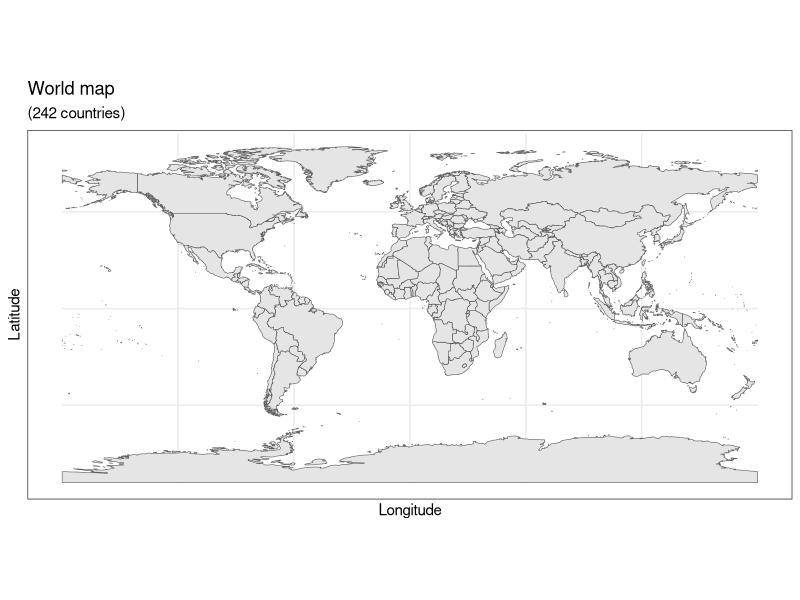
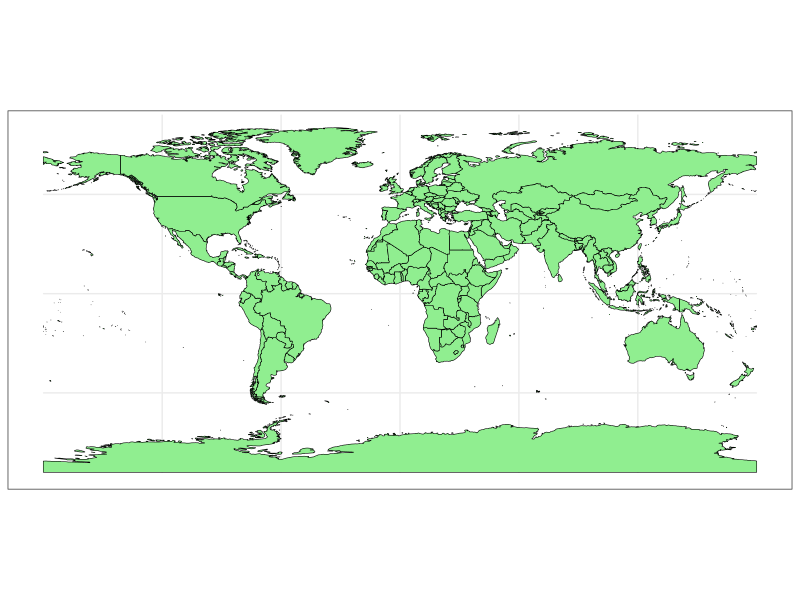
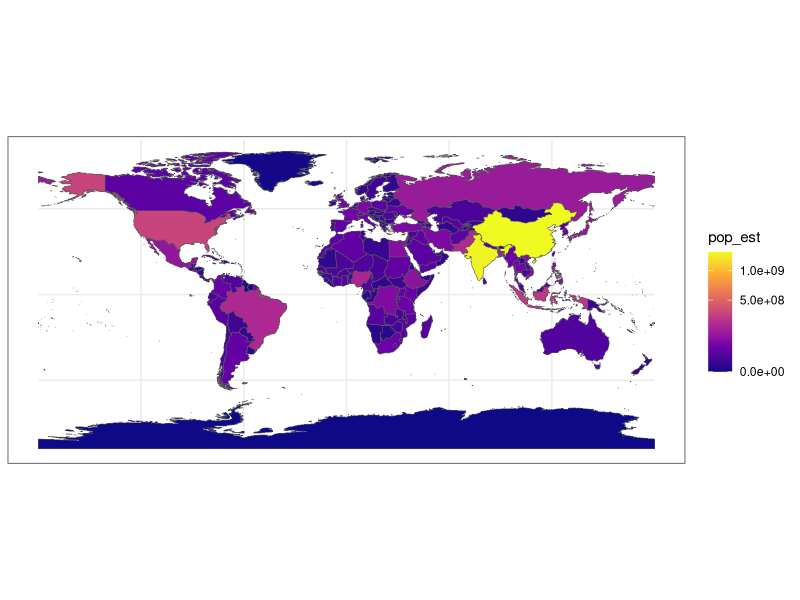
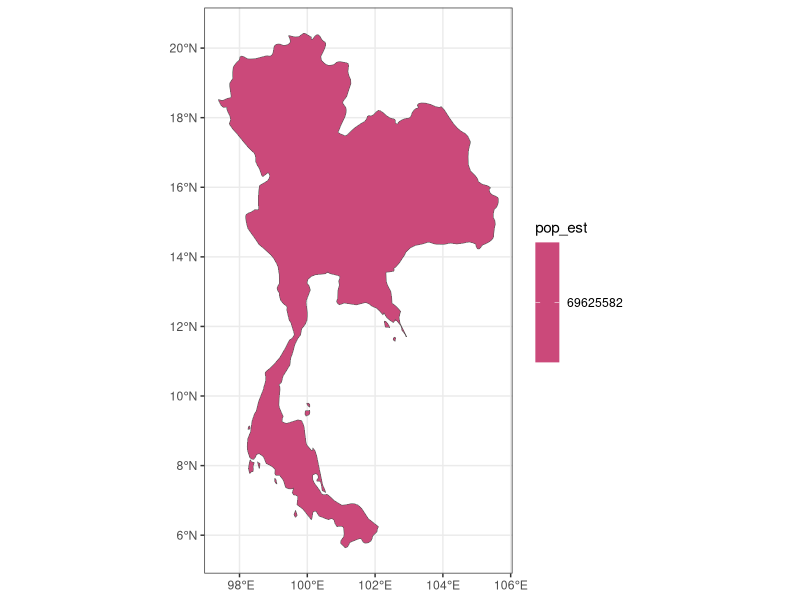
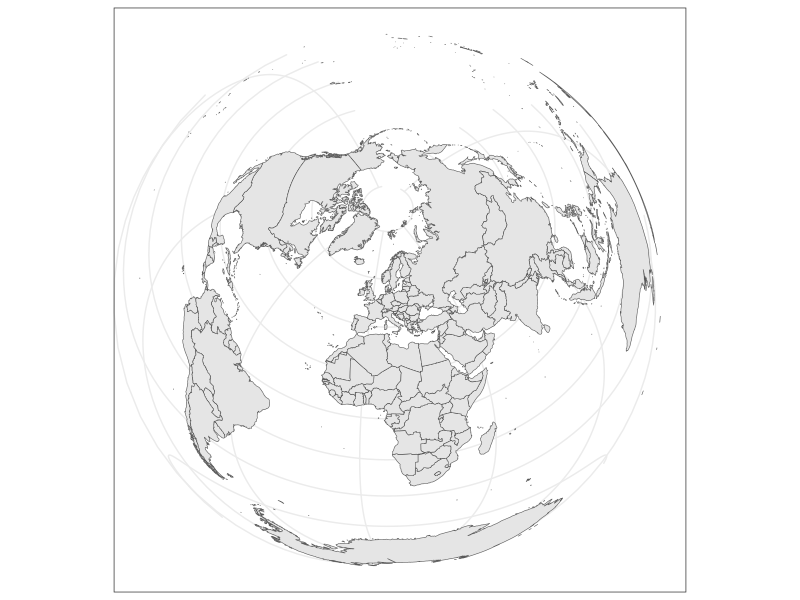
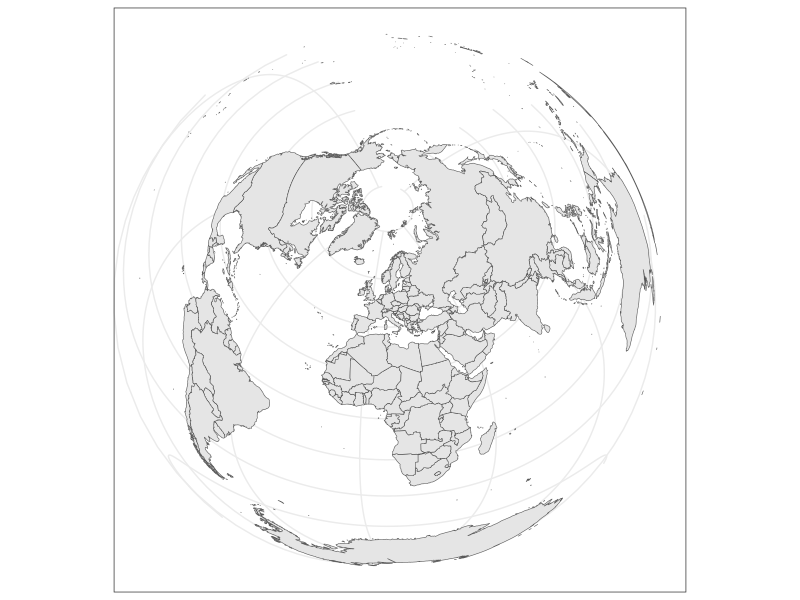
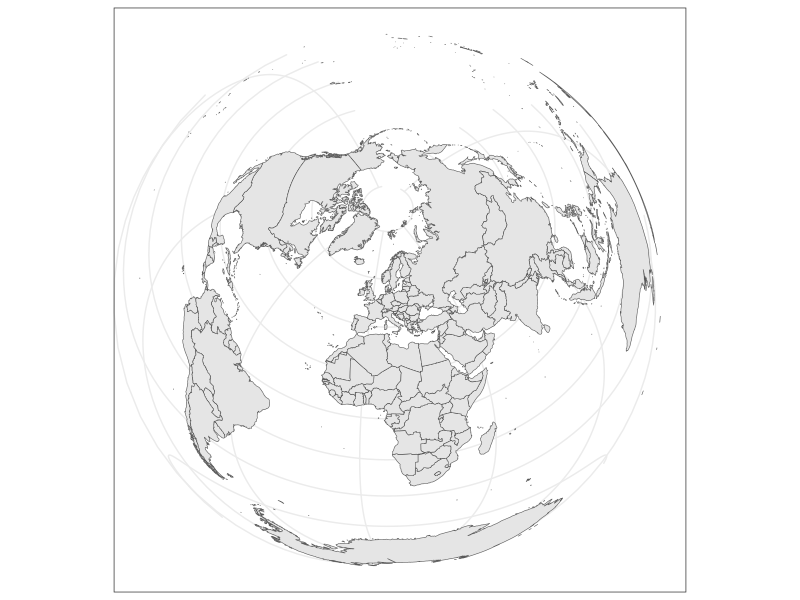
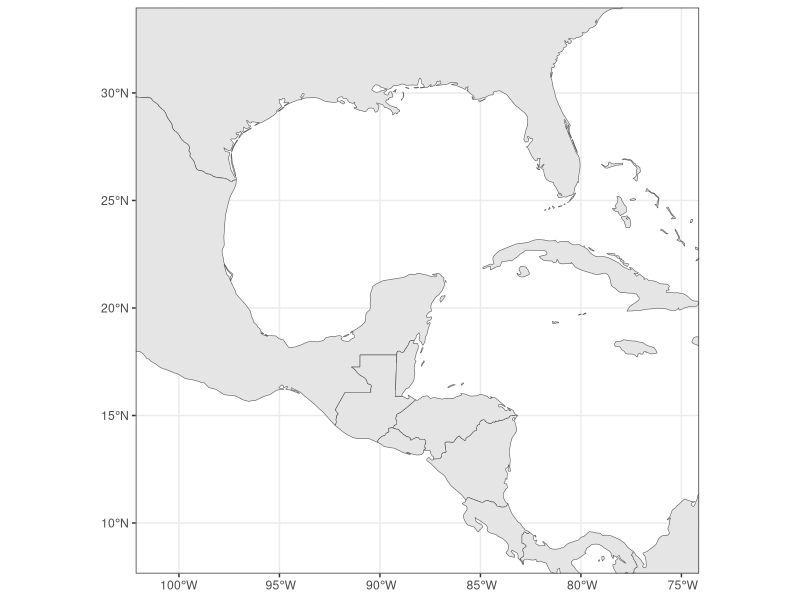

Recreate these plots in R, in order.
# https://www.youtube.com/watch?v=AgWgPSZ7Gp0 ####
library(tidyverse)



# https://r-spatial.org/r/2018/10/25/ggplot2-sf.html ####

library("rnaturalearth")
library("rnaturalearthdata")
library("sf")

theme_set(theme_bw())
world <- ne_countries(scale = "medium", returnclass = "sf")
class(world)

## Data and basic plot (ggplot and geom_sf) ####
ggplot(data = world) +
  geom_sf()+
  xlab("Longitude") + ylab("Latitude") +
  ggtitle("World map", subtitle = paste0("(", length(unique(world$name)), " countries)"))

## Map color (geom_sf) ####
ggplot(data = world) + 
  geom_sf(color = "black", fill = "lightgreen")

ggplot(data = world) +
  geom_sf(aes(fill = pop_est)) +
  scale_fill_viridis_c(option = "plasma", trans = "sqrt")

ggplot(data = world %>% filter(name == "Thailand")) +
  geom_sf(aes(fill = pop_est)) +
  scale_fill_viridis_c(option = "plasma", trans = "sqrt")

## Projection and extent (coord_sf) ####
ggplot(data = world) +
  geom_sf() +
  coord_sf(crs = "+proj=laea +lat_0=52 +lon_0=10 +x_0=4321000 +y_0=3210000 +ellps=GRS80 +units=m +no_defs ")

ggplot(data = world) +
  geom_sf() +
  coord_sf(crs = "+init=epsg:3035")

ggplot(data = world) +
  geom_sf() +
  coord_sf(crs = st_crs(3035))


ggplot(data = world) +
  geom_sf() +
  coord_sf(xlim = c(-102.15, -74.12), ylim = c(7.65, 33.97), expand = FALSE)
